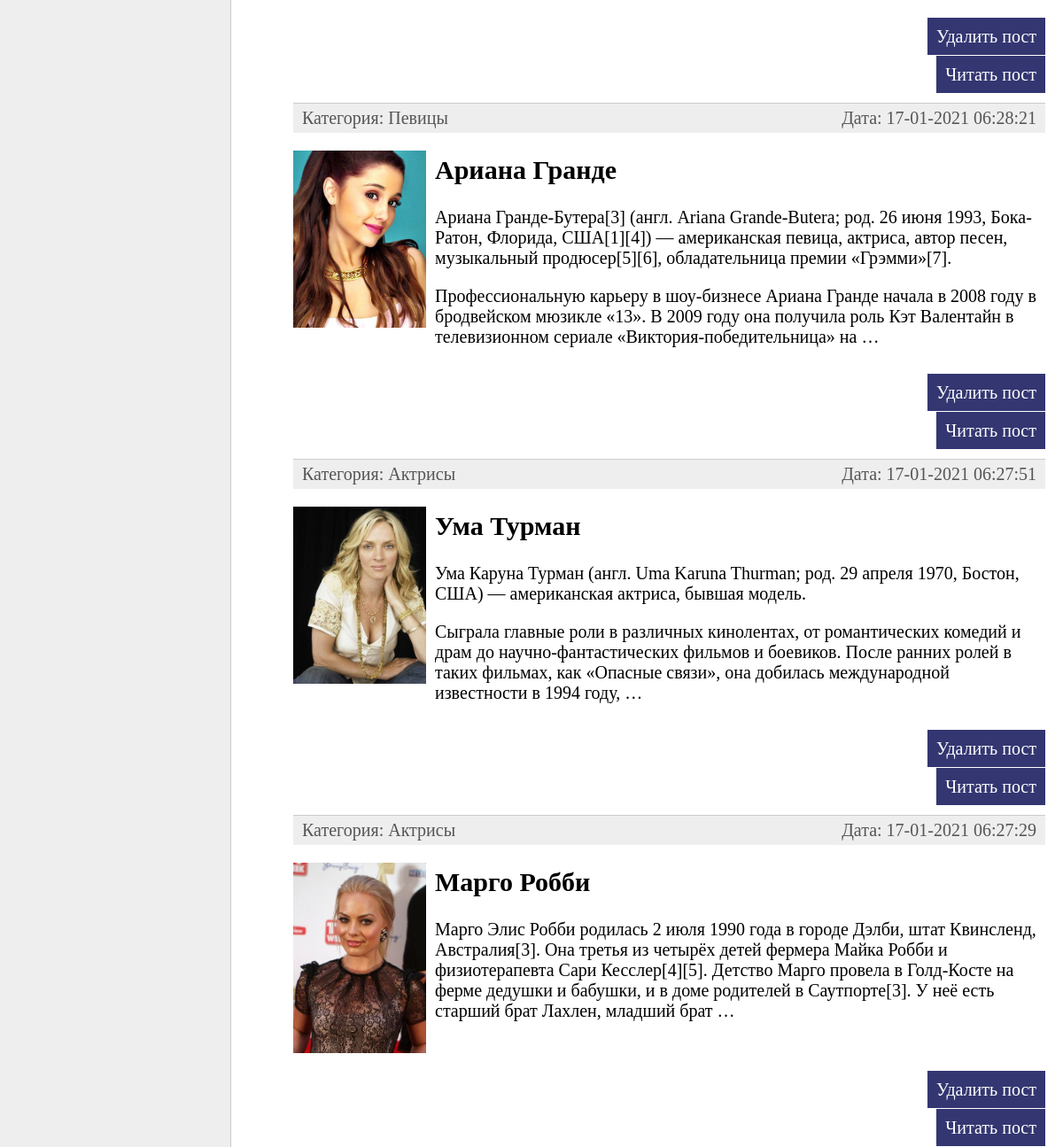
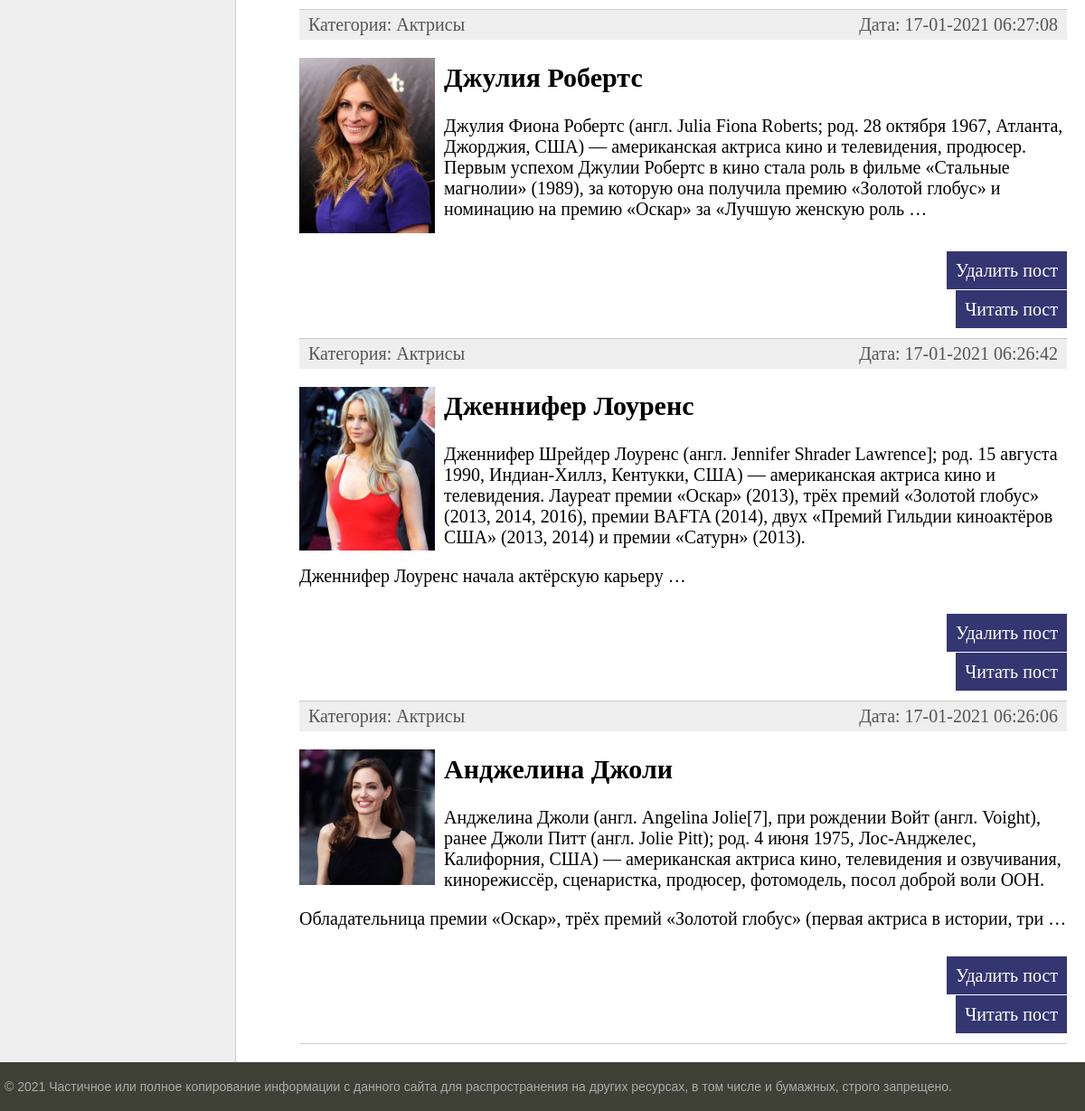
The app's page / (lower part), older data (2 pictures, top to bottom).
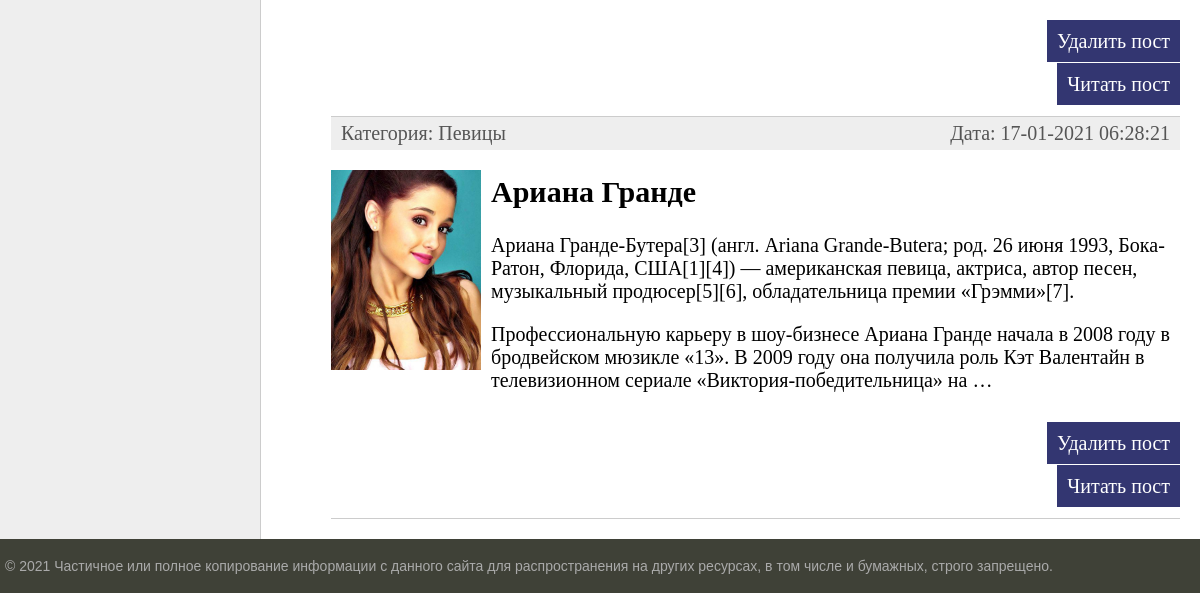
The same page, newer data.
### women/models.py (models this page shows, shortened)
class Women(models.Model):
    title = models.CharField(max_length=255, verbose_name = "заголовок")            # verbose_name исп-ся для измнения поля в шапке админ панели
    slug = models.SlugField(max_length=255, unique=True, db_index=True, verbose_name="URL")  # unique=True означает уникальность, db_index чтобы это поле было индесируемым для быстрого поиска
    content = models.TextField(blank=True, verbose_name = "текст статьи")
    photo = models.ImageField(upload_to="photos/%Y/%m/%d/", verbose_name = "фото")
    time_create = models.DateTimeField(auto_now_add=True)
    time_update = models.DateTimeField(auto_now=True)
    is_published = models.BooleanField(default=True, verbose_name = "публикация")
    cat = models.ForeignKey('Category', on_delete=models.PROTECT, null=True, verbose_name = "категории")        # Category в кавычках потому что он идет ниже (если был бы высше можно было бы без кавычек) null=True т.к. в таблице caregory еще нет значении
    def get_absolute_url(self):                                     # стандартная админ панель использует именно такое название метода класса (дать именно такое название)
        return reverse('post', kwargs={'post_slug': self.slug})         # формирование динамич url адреса связанный с базой даннх ('post_id' это парамтр получаемый из URL)
    class Meta:
        verbose_name = "Известные женщины"                          # чтобы на админ панели названия были как мы хотим
        verbose_name_plural = "Известные женщины"                   # чтобы на админ панели названия были как мы хотим
        ordering = ['-time_create', 'title']                        # для сортировки(сначала по полю 'time_create' если одинаково то по 'title')

class Category(models.Model):
    name = models.CharField(max_length=100, db_index=True, verbose_name='Имя кат.')   # verbose_name исп-ся для измнения поля в шапке админ панели
    slug = models.SlugField(max_length=255, unique=True, db_index=True, verbose_name="URL")
    def __str__(self):
        return self.name                                            # чтобы возвращать имя категории
    def get_absolute_url(self):
        return reverse('category', args=[self.slug])      # в видео было kwargs={'cat_slug': self.slug}
    class Meta:
        verbose_name = "Категории"                          # чтобы на админ панели названия были как мы хотим
        verbose_name_plural = "Категории"                   # чтобы на админ панели названия были как мы хотим
        ordering = ['name']                        # для сортировки(сначала по полю 'time_create' если одинаково то по 'title')

### women/views.py (the view)
# urls.py: path('', WomenHome.as_view(), name='home'),
class WomenHome(ListView):
    model = Women
    template_name = 'women/index.html'                  #переопределение шаблона (по умолчанию он ищет "women/women_list.html")
    context_object_name = 'posts'                       #переопределяем имя переменной класса представления WomenHome (стандартное "object_list")
    def get_context_data(self, object_list=None, **kwargs):     #функция для формирования и динамического и статического контекста
        context = super().get_context_data(**kwargs)            #через базовый класс ListView получам уже существующий контекст
        context['menu'] = menu                                  #добавляем пункты
        context['title'] = 'Главная страница'
        context['cat_selected'] = 0
        return context
    def get_queryset(self):                                     #функ для фильтрации по модели Women
        return Women.objects.filter(is_published=True)

### women/templatetags/women_tags.py (called while the page is built)
@register.simple_tag(name='getcats')          # декотратор для превращения функции в тэг
def get_categories(filter=None):
    if not filter:
        return Category.objects.all()
    else:
        return Category.objects.filter(pk=filter)

@register.inclusion_tag('women/list_categories.html')   # тэг который возр-ет шаблон list_categories.html с передачей в нее параметров "cats"
def show_categories(sort=None, selected=None):
    if not sort:
        cats = Category.objects.all()
    else:
        cats = Category.objects.order_by(sort)
    return {"cats":cats, "cat_selected":selected}

### women/templates/women/index.html (shortened to what this page needs)
{% extends 'women/base.html' %}
{% block content %}
<ul class="list-articles">
	{% for p in posts %}
			<li><div class="article-panel">
				<p class="first">Категория: {{p.cat}}</p>
				<p class="last">Дата: {{p.time_update|date:"d-m-Y H:i:s"}}</p>
			</div>
			{% if p.photo %}
				<p><img class="img-article-left thumb" src="{{ p.photo.url }}"></p>
			{% endif %}
				<h2>{{p.title}}</h2>
	{% autoescape on %}
	{{p.content|linebreaks|truncatewords:50}}
	{% endautoescape %}
			<p class="link-read-post"><a href="/post/delete/{{ p.slug }}">Удалить пост</a></p>
			<p class="link-read-post"><a href="{{ p.get_absolute_url }}">Читать пост</a></p>
			</li>
	{% endfor %}
</ul>
{% endblock %}

Row changes from the older to the newer data that the page shows:
no longer on this page (row edited): Women: cat "Актрисы", time_update "17-01-2021 06:27:51", photo (picture), title "Ума Турман", content "Ума Каруна Турман (англ. Uma Karuna Thurman; род. 29 апреля 1970, Бостон, США) — американская актриса, бывшая модель. Сыграла главные роли в различных кинолентах, от романтических комедий и драм до научно-фантастических фильмов и боевиков. После ранних ролей в таких фильмах, как «Опасные связи», она добилась международной известности в 1994 году, …"
no longer on this page (row edited): Women: cat "Актрисы", time_update "17-01-2021 06:27:29", photo (picture), title "Марго Робби", content "Марго Элис Робби родилась 2 июля 1990 года в городе Дэлби, штат Квинсленд, Австралия[3]. Она третья из четырёх детей фермера Майка Робби и физиотерапевта Сари Кесслер[4][5]. Детство Марго провела в Голд-Косте на ферме дедушки и бабушки, и в доме родителей в Саутпорте[3]. У неё есть старший брат Лахлен, младший брат …"
no longer on this page (row edited): Women: cat "Актрисы", time_update "17-01-2021 06:27:08", photo (picture), title "Джулия Робертс", content "Джулия Фиона Робертс (англ. Julia Fiona Roberts; род. 28 октября 1967, Атланта, Джорджия, США) — американская актриса кино и телевидения, продюсер. Первым успехом Джулии Робертс в кино стала роль в фильме «Стальные магнолии» (1989), за которую она получила премию «Золотой глобус» и номинацию на премию «Оскар» за «Лучшую женскую роль …"
no longer on this page (row edited): Women: cat "Актрисы", time_update "17-01-2021 06:26:42", photo (picture), title "Дженнифер Лоуренс", content "Дженнифер Шрейдер Лоуренс (англ. Jennifer Shrader Lawrence]; род. 15 августа 1990, Индиан-Хиллз, Кентукки, США) — американская актриса кино и телевидения. Лауреат премии «Оскар» (2013), трёх премий «Золотой глобус» (2013, 2014, 2016), премии BAFTA (2014), двух «Премий Гильдии киноактёров США» (2013, 2014) и премии «Сатурн» (2013). Дженнифер Лоуренс начала актёрскую карьеру …"
no longer on this page (row edited): Women: cat "Актрисы", time_update "17-01-2021 06:26:06", photo (picture), title "Анджелина Джоли", content "Анджелина Джоли (англ. Angelina Jolie[7], при рождении Войт (англ. Voight), ранее Джоли Питт (англ. Jolie Pitt); род. 4 июня 1975, Лос-Анджелес, Калифорния, США) — американская актриса кино, телевидения и озвучивания, кинорежиссёр, сценаристка, продюсер, фотомодель, посол доброй воли ООН. Обладательница премии «Оскар», трёх премий «Золотой глобус» (первая актриса в истории, три …"
